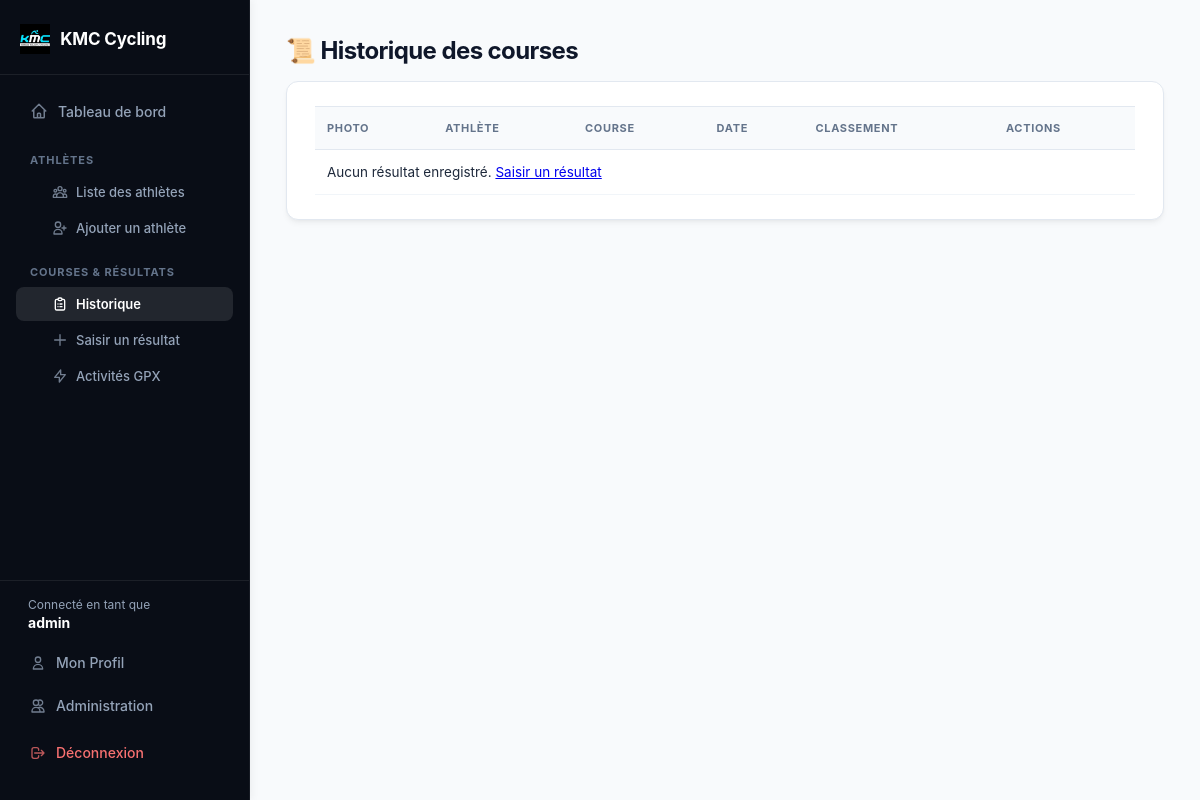
Page /historique (signed in) on the earlier database version.
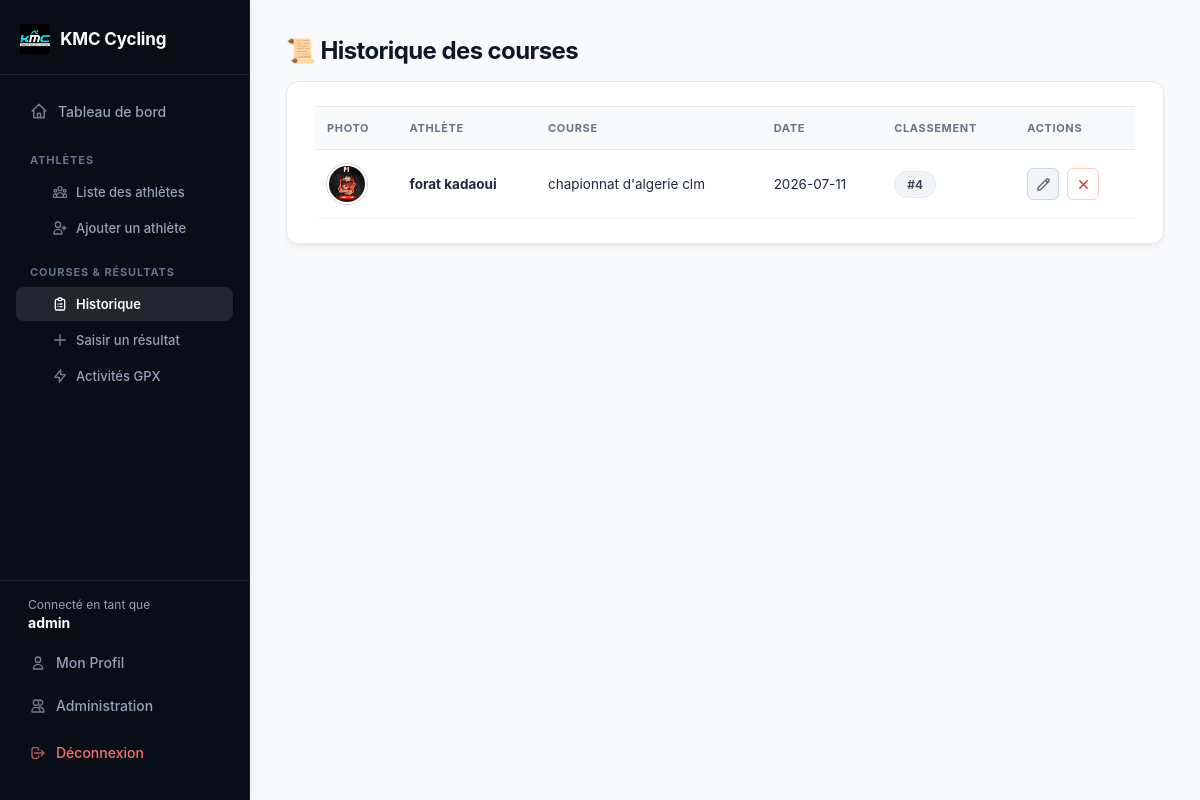
Same page on the later database version.
### tables this page shows
CREATE TABLE resultats (
            id INTEGER PRIMARY KEY AUTOINCREMENT,
            athlete_id INTEGER,
            nom_course TEXT NOT NULL,
            date_course TEXT,
            classement INTEGER,
            FOREIGN KEY (athlete_id) REFERENCES athletes (id) ON DELETE CASCADE
        );

CREATE TABLE athletes (
            id INTEGER PRIMARY KEY AUTOINCREMENT,
            nom TEXT NOT NULL,
            prenom TEXT NOT NULL,
            date_naissance TEXT,
            categorie TEXT,
            nom_fichier TEXT
        );

### app.py (the view)
@app.route("/historique")
def historique():
    if "user_id" not in session:
        return redirect(url_for("login"))
    conn = get_db_connection()
    resultats = conn.execute("""
        SELECT r.*, a.id as athlete_id, a.nom, a.prenom, a.nom_fichier
        FROM resultats r
        JOIN athletes a ON r.athlete_id = a.id
        ORDER BY r.date_course DESC
    """).fetchall()
    conn.close()
    return render_template("historique.html", resultats=resultats)

### app.py (called while the page is built)
def get_db_connection():
    conn = sqlite3.connect("cyclisme.db")
    conn.row_factory = sqlite3.Row
    conn.execute("PRAGMA foreign_keys = ON;")
    return conn

@app.after_request
def add_header(response):
    response.headers["Cache-Control"] = (
        "no-cache, no-store, must-revalidate, post-check=0, pre-check=0, max-age=0"
    )
    response.headers["Pragma"] = "no-cache"
    response.headers["Expires"] = "-1"
    return response

### templates/historique.html (shortened to what this page needs)
<!DOCTYPE html>
<html lang="fr">
<head>
    <link rel="stylesheet" href="{{ url_for('static', filename='style.css') }}">
</head>
<body>
    <div class="app-layout">
        {% include 'sidebar.html' %}
        <main class="content">
            <div class="container">
                <h1>📜 Historique des courses</h1>
                <div class="card">
                    <table>
                        <thead>
                            <tr>
                                <th>Photo</th>
                                <th>Athlète</th>
                                <th>Course</th>
                                <th>Date</th>
                                <th>Classement</th>
                                <th>Actions</th>
                            </tr>
                        </thead>
                        <tbody>
                            {% for r in resultats %}
                            <tr>
                                <td>
                                    {% if r.nom_fichier %}
                                        <img src="{{ url_for('static', filename='uploads/' + r.nom_fichier) }}" class="avatar-athlete">
                                    {% else %}
                                        <span class="avatar-placeholder">{{ r.prenom[0] }}{{ r.nom[0] }}</span>
                                    {% endif %}
                                </td>
                                <td><strong>{{ r.prenom }} {{ r.nom }}</strong></td>
                                <td>{{ r.nom_course }}</td>
                                <td>{{ r.date_course }}</td>
                                <td><span class="badge-categorie">#{{ r.classement }}</span></td>
                                <td>
                                    <div class="groupe-actions">
                                        <a href="{{ url_for('modifier_resultat', id=r.id) }}" class="btn-icone btn-modifier" title="Modifier">
                                            <svg width="15" height="15" fill="none" stroke="currentColor" stroke-width="2" viewBox="0 0 24 24"><path stroke-linecap="round" stroke-linejoin="round" d="M15.232 5.232l3.536 3.536m-2.036-5.036a2.5 2.5 0 113.536 3.536L6.5 21.036H3v-3.572L16.732 3.732z"/></svg>
                                        </a>
                                        <form action="{{ url_for('supprimer_resultat', id=r.id) }}" method="POST" onsubmit="return confirm('Voulez-vous vraiment supprimer ce résultat ?');">
                                            <button type="submit" class="btn-icone btn-supprimer" title="Supprimer">
                                                <svg width="15" height="15" fill="none" stroke="currentColor" stroke-width="2" viewBox="0 0 24 24"><path stroke-linecap="round" stroke-linejoin="round" d="M6 18L18 6M6 6l12 12"/></svg>
                                            </button>
                                        </form>
                                    </div>
                                </td>
                                                            </tr>
                            {% else %}
                            <tr>
                                <td colspan="6">Aucun résultat enregistré. <a href="{{ url_for('ajouter_resultat') }}">Saisir un résultat</a></td>
                            </tr>
                            {% endfor %}
                        </tbody>
                    </table>
                </div>
            </div>
        </main>
    </div>
</body>
</html>

Differences in the rows shown:
added resultats: nom_fichier (picture), prenom "forat", nom "kadaoui", nom_course "chapionnat d'algerie clm", date_course "2026-07-11", classement "4"
Other differences:
text no longer shown: "Aucun résultat enregistré. Saisir un résultat"
